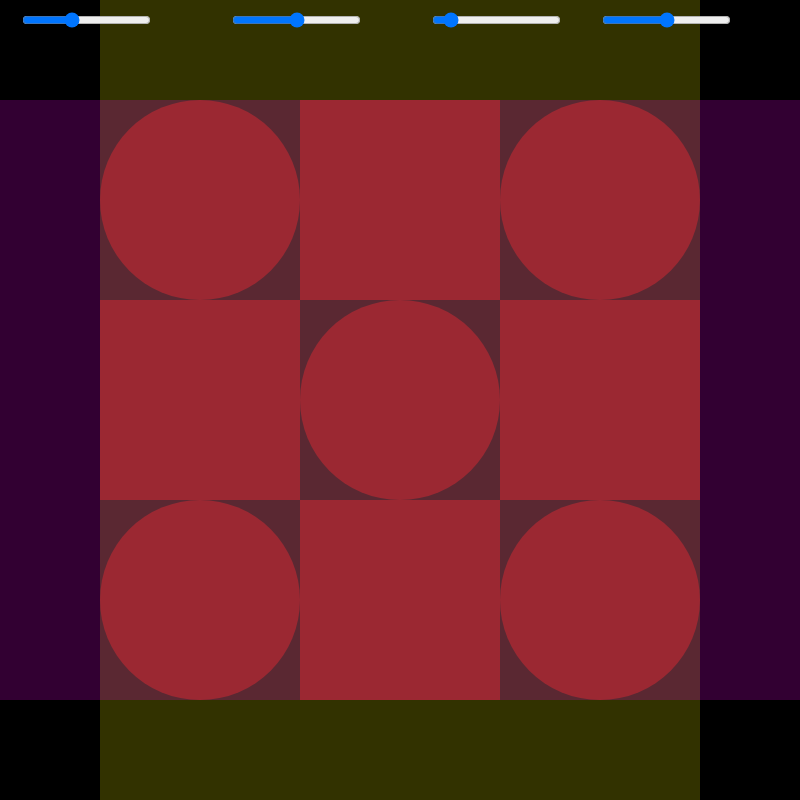
Frame 1 (no input)
Frame 60 (no input): identical to frame 1, image omitted
Frame 120 (the mouse pressed at the canvas centre since frame 60): identical to frame 1, image omitted

The p5.js sketch that drew this single still picture (run headless with seeded random() and noise() and a simulated clock; from frame 60 on, the mouse is pressed at the canvas centre):

// p5.js sketch
// ── sketch.js


let durchmesser;
let verticalstroke;
let horizontalstroke;
let winkel;


function setup() {
  createCanvas(800, 800);

  angleMode(DEGREES);

  durchmesser = createSlider(20, 500, 200)
  durchmesser.position(20, 10);

  verticalstroke = createSlider(0, 400, 200)
  verticalstroke.position(230, 10);

  horizontalstroke = createSlider(0, 100, 10)
  horizontalstroke.position(430, 10);

  winkel = createSlider(-45, 45, 0)
  winkel.position(600, 10);
  
 

}


function draw() {
   //background(200, 220, 255,);
background(0, 0, 0,);

  let d = durchmesser.value();
  let rund = d;
  let Vstroke = verticalstroke.value();
  let Hstroke = 400 -  verticalstroke.value();
  //let Hstroke = horizontalstroke.value();
  let drehen = winkel.value();
    

  fill(255, 0, 0,100)
  noStroke()
  rectMode(CENTER)
  rotate(drehen);

  rect(200, 200, d, d, rund);
  push(); 
  rect(200, 400, d, d);
     pop();
  rect(200, 600, d, d, rund);
  rect(400, 200, d, d);
  rect(400, 400, d, d, rund);
  rect(400, 600, d, d);
  rect(600, 200, d, d, rund);
  rect(600, 400, d, d);
  rect(600, 600, d, d, rund);
 


  rotate(0);
  stroke(255, 255, 0, 50);
  strokeWeight(Vstroke)
  line(200, 0, 200, 800);
  line(400, 0, 400, 800);
  line(600, 0, 600, 800);

    stroke(255, 0, 255, 50);
  strokeWeight(Hstroke)
  line(0, 200, 800, 200);
  line(0, 400, 800, 400);
  line(0, 600, 800, 600);



}
